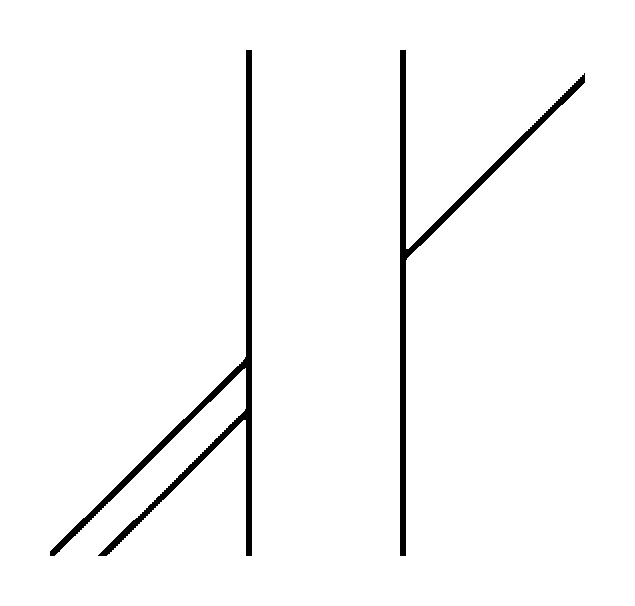
#> input picture imagens/Quest1A/illusion.png, 635 x 606 px, found by its file name
$ jupyter execute Quest1A.ipynb
#> lines starting #> are read from the running program, lines starting #| are printed output that depends on the picture; after the words box and inside, x2 and y2 are one past the last pixel; in counts of white or black regions, pixels touching at a corner belong together
[cell 1]
from google.colab import drive
drive.mount('/content/drive')

import cv2
from google.colab.patches import cv2_imshow
import matplotlib.pyplot as plt
import numpy as np

# 1. Carregamento e configuração inicial
# Carrega a imagem do diretório montado no Google Drive
imagem = cv2.imread('/content/drive/MyDrive/Pesquisa/Visão Computacional/imagens/Quest1A/illusion.png')
#> imagem is the input picture: shape (606, 635, 3); 97.2% white; 2 black regions, box (x1, y1, x2, y2) and area: (50, 50, 252, 556) 6003, (400, 50, 585, 556) 4631

# Configura a área de plotagem (figura grande para acomodar os subplots)
plt.figure(figsize=(20, 10))

# Plota a imagem original (convertendo de BGR para RGB para o matplotlib exibir as cores corretamente)
plt.subplot(1, 4, 1), plt.imshow(cv2.cvtColor(imagem, cv2.COLOR_BGR2RGB)), plt.title('Imagem Original')
plt.xticks([]), plt.yticks([])

# -------------------------------------------------------------------------
# I) Detecção de Bordas
# -------------------------------------------------------------------------

# 2. Definição de Parâmetros
# Limiares de histerese para o algoritmo de Canny
threshold1 = 50  # Limiar inferior (bordas fracas)
threshold2 = 200 # Limiar superior (bordas fortes)

# 3. Pré-processamento
# Converte a imagem para escala de cinza (obrigatório para Canny e Hough)
gray_img = cv2.cvtColor(imagem, cv2.COLOR_BGR2GRAY)

# 4. Detecção de Bordas
# Aplica o filtro de Canny para gerar um mapa binário de bordas
arestas = cv2.Canny(gray_img, threshold1, threshold2)
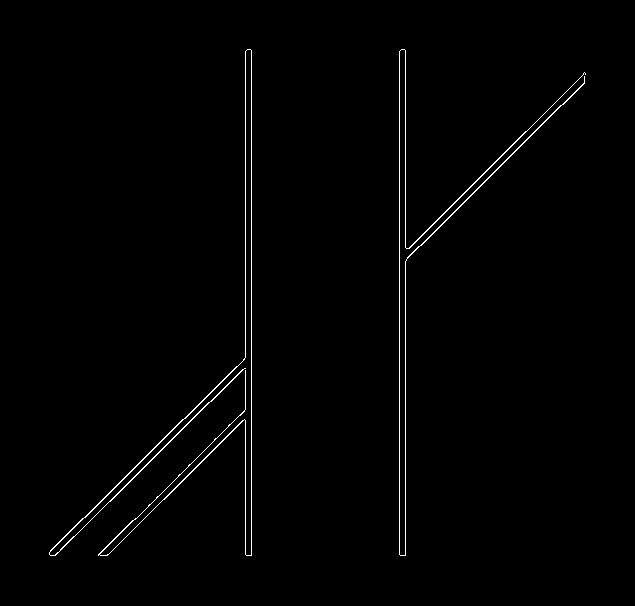
#> arestas: shape (606, 635); 0.99% white in thin lines or dots, all inside (x1, y1, x2, y2) = (49, 49, 586, 556)

# 5. Visualização das Bordas
# Exibe o mapa de bordas resultante
plt.subplot(1, 4, 2), plt.imshow(arestas, cmap='gray'), plt.title('Bordas Canny')
plt.xticks([]), plt.yticks([])


# -------------------------------------------------------------------------
# II) Detecção de Linhas (Transformada de Hough)
# -------------------------------------------------------------------------

# 6. Transformada de Hough (Detecção de Linhas)
# Cria uma cópia da imagem original para desenhar as linhas brutas detectadas
img_resultado = imagem.copy()

# Aplica a Transformada de Hough Padrão
linhas = cv2.HoughLines(
  arestas,             # Imagem de entrada (mapa de bordas)
  rho=1,               # Resolução da distância acumuladora (em pixels)
  theta=np.pi/180,     # Resolução angular acumuladora (em radianos, aqui 1 grau)
  threshold=100        # Mínimo de intersecções (votos) para validar uma linha
)
#> linhas = 18 rows, first 8: [251, 0], [399, 0], [405, 0], [245, 0], [426, 0.785], [466, 0.803], [465, 0.785], [431, 0.785]

# 7. Processamento das Linhas Brutas
if linhas is not None:
  for linha in linhas:
    # HoughLines retorna coordenadas polares (rho, theta)
    rho, theta = linha[0]

    # Conversão de coordenadas Polares para Cartesianas para desenho
    a = np.cos(theta)
    b = np.sin(theta)
    x0 = a * rho
    y0 = b * rho

    # Extrapolação dos pontos para desenhar a linha cruzando toda a imagem
    # O fator 1000 garante que a linha seja longa o suficiente
    x1 = int(x0 + 1000 * (-b))
    y1 = int(y0 + 1000 * (a))
    x2 = int(x0 - 1000 * (-b))
    y2 = int(y0 - 1000 * (a))

    # Desenha a linha na imagem cópia (Cor verde, espessura 2)
    cv2.line(img_resultado, (x1, y1), (x2, y2), (0, 255, 0), 2)
#> this loop made 18 passes
#> (rho, theta, a, b, x0, y0, x1, y1) on passes 1 to 12: (251, 0, 1, 0, 251, 0, 251, 1000), (399, 0, 1, 0, 399, 0, 399, 1000), (405, 0, 1, 0, 405, 0, 405, 1000), (245, 0, 1, 0, 245, 0, 245, 1000), (426, 0.785, 0.707, 0.707, 301.2, 301.2, -405, 1008), (466, 0.803, 0.695, 0.719, 323.7, 335.2, -395, 1029), (465, 0.785, 0.707, 0.707, 328.8, 328.8, -378, 1035), (431, 0.785, 0.707, 0.707, 304.8, 304.8, -402, 1011), (470, 0.785, 0.707, 0.707, 332.3, 332.3, -374, 1039), (462, 0.785, 0.707, 0.707, 326.7, 326.7, -380, 1033), (468, 0.785, 0.707, 0.707, 330.9, 330.9, -376, 1038), (430, 0.803, 0.695, 0.719, 298.7, 309.3, -420, 1003)
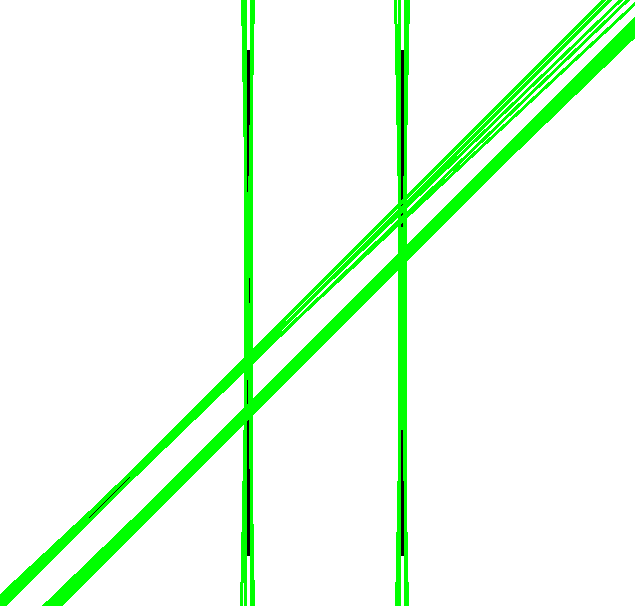
#> img_resultado: shape (606, 635, 3); 8.07% of pixels changed, all inside (x1, y1, x2, y2) = (0, 0, 635, 606)
else:
    print("Nenhuma linha detectada na etapa inicial.")

# 8. Visualização das Linhas Brutas
plt.subplot(1, 4, 3), plt.imshow(cv2.cvtColor(img_resultado, cv2.COLOR_BGR2RGB)), plt.title('Linhas de Hough (Sem Filtro)')
plt.xticks([]), plt.yticks([])

# -------------------------------------------------------------------------
# III) Filtragem de Linhas Detectadas
# -------------------------------------------------------------------------

lines = linhas
#> lines has the same summary as linhas
img_filter = imagem.copy()
linhas_aprovadas = []
previews_lines = [] # Lista auxiliar para armazenar linhas já processadas e evitar duplicatas

# 9. Função Auxiliar de Filtragem
# Verifica se a linha atual é muito similar a uma linha já desenhada
def check_previews_close_line(rho, theta, previews_lines, rho_threshold = 10, theta_threshold = 0.1):
    for prev_rho, prev_theta in previews_lines:
        # Se a diferença de distância e ângulo for pequena, considera como duplicata
        if abs(prev_rho - rho) < rho_threshold and abs(prev_theta - theta) < theta_threshold:
            return True
    return False

# Loop de filtragem principal
for linha in lines:
  rho, theta = linha[0]

  # A. Critério de Duplicidade: Verifica se linha similar já existe
  ja_existe = check_previews_close_line(rho, theta, previews_lines)

  # B. Critério de Ângulo: Filtra linhas baseada na inclinação
  # (theta < 0.1 ou theta > 0.8 parece remover linhas verticais/horizontais específicas)
  angulo_ruim = (theta < 0.1 or theta > 0.8)

  # Se a linha é única (não existe) E tem um ângulo válido, é aprovada
  if not ja_existe and not angulo_ruim:
    previews_lines.append((rho, theta)) # Registra para comparação futura
    linhas_aprovadas.append(linha)      # Armazena para desenho final
#> this loop made 18 passes
#> (rho, theta, ja_existe, angulo_ruim) on passes 1 to 12: (251, 0, False, True), (399, 0, False, True), (405, 0, False, True), (245, 0, False, True), (426, 0.785, False, False), (466, 0.803, False, True), (465, 0.785, False, False), (431, 0.785, True, False), (470, 0.785, True, False), (462, 0.785, True, False), (468, 0.785, True, False), (430, 0.803, True, True)
#> after the loop, linhas_aprovadas = [[[426, 0.785]], [[465, 0.785]]]; previews_lines = [(426, 0.785), (465, 0.785)]

# 10. Desenho das Linhas Filtradas
img_filtered_draw = imagem.copy() # Nova cópia limpa para o resultado final

if linhas_aprovadas is not None and len(linhas_aprovadas) > 0:
  for filtered_linha in linhas_aprovadas:
    rho, theta = filtered_linha[0]
    # Repete a conversão polar -> cartesiana
    a = np.cos(theta)
    b = np.sin(theta)
    x0 = a * rho
    y0 = b * rho
    x1 = int(x0 + 1000 * (-b))
    y1 = int(y0 + 1000 * (a))
    x2 = int(x0 - 1000 * (-b))
    y2 = int(y0 - 1000 * (a))

    cv2.line(img_filtered_draw, (x1, y1), (x2, y2), (0, 255, 0), 2)
#> this loop made 2 passes
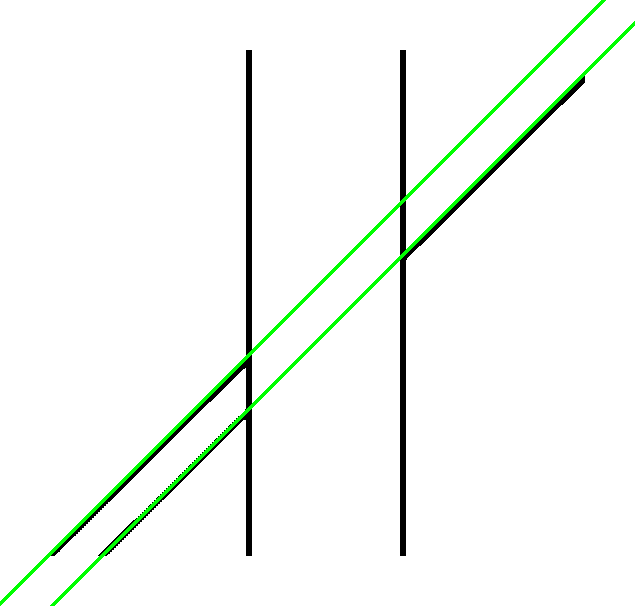
#> img_filtered_draw: shape (606, 635, 3); 1.54% of pixels changed, all inside (x1, y1, x2, y2) = (0, 0, 635, 606)
else:
    print("Nenhuma linha restou após a filtragem.")

# 11. Visualização Final Comparativa
plt.subplot(1, 4, 4), plt.imshow(cv2.cvtColor(img_filtered_draw, cv2.COLOR_BGR2RGB)), plt.title('Linhas de Hough (Filtradas)')
plt.xticks([]), plt.yticks([])

# Ajusta o layout para evitar sobreposição e exibe a figura
plt.tight_layout()
plt.show()
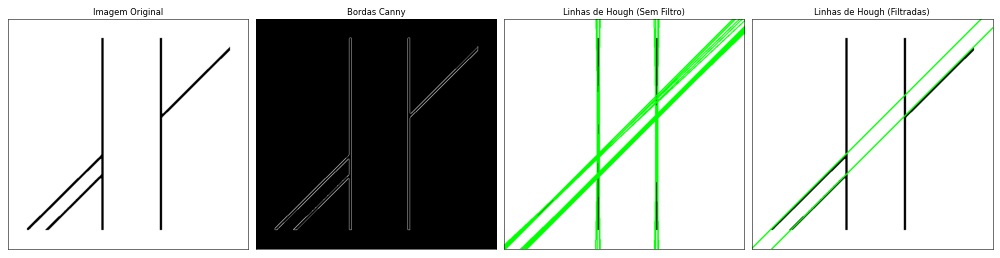
#> figure drawn by matplotlib, 4 panels
